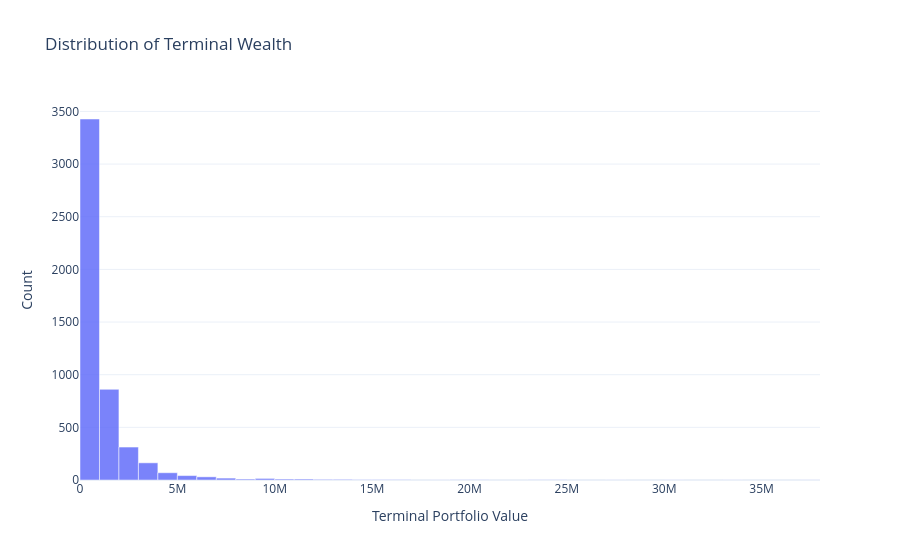
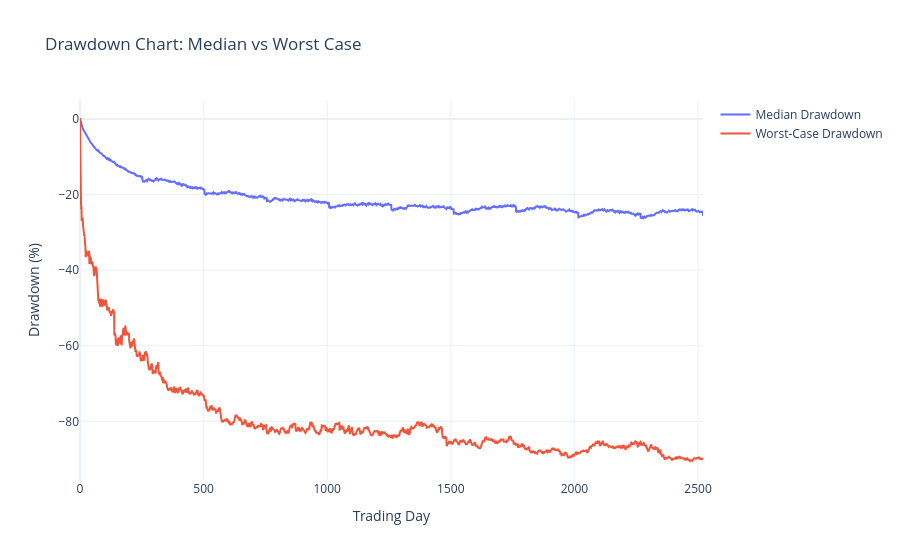

Notebook source saved alongside these figures, in order:
### Markdown cell above
## Visual Diagnostics

Run this cell after the simulation cell to inspect path behavior and tail outcomes.

### Code cell
import numpy as np
import pandas as pd

from visuals import (
    plot_drawdown_chart,
    plot_spaghetti_paths,
    plot_terminal_wealth_distribution,
)

wealth_paths = result.portfolio.wealth_paths
terminal = wealth_paths[:, -1]

terminal_summary = pd.Series(
    {
        "min": float(np.min(terminal)),
        "p5": float(np.quantile(terminal, 0.05)),
        "median": float(np.median(terminal)),
        "mean": float(np.mean(terminal)),
        "p95": float(np.quantile(terminal, 0.95)),
        "max": float(np.max(terminal)),
    },
    name="TerminalWealth",
)

display(terminal_summary.to_frame())

fig_spaghetti = plot_spaghetti_paths(
    wealth_paths=wealth_paths,
    n_sample=100,
    seed=42,
    normalize_to_1=True,
    title="Monte Carlo Spaghetti Plot (Normalized)",
)

fig_terminal = plot_terminal_wealth_distribution(
    wealth_paths=wealth_paths,
    bins=60,
    title="Distribution of Terminal Wealth",
)

fig_drawdown = plot_drawdown_chart(
    wealth_paths=wealth_paths,
    drawdowns=result.metrics.drawdowns,
    title="Drawdown Chart: Median vs Worst Case",
)

fig_spaghetti.show()
fig_terminal.show()
fig_drawdown.show()

### Figure 1 — Plotly figure (JSON) as saved in the notebook; plotly's stock layout.template omitted (floating-point values rounded to 4 significant figures; data arrays with more than 128 entries replaced by an {"elided": "..."} marker saying what was removed)
{"data": [{"marker": {"line": {"color": "white", "width": 0.5}}, "nbinsx": 60, "opacity": 0.85, "type": "histogram", "x": {"elided": "5000 float values"}}], "layout": {"title": {"text": "Distribution of Terminal Wealth"}, "xaxis": {"title": {"text": "Terminal Portfolio Value"}}, "yaxis": {"title": {"text": "Count"}}}}

### Figure 2 — Plotly figure (JSON) as saved in the notebook; plotly's stock layout.template omitted (floating-point values rounded to 4 significant figures; data arrays with more than 128 entries replaced by an {"elided": "..."} marker saying what was removed)
{"data": [{"hovertemplate": "Day %{x}<br>Median DD %{y:.2f}%<extra></extra>", "line": {"width": 2}, "mode": "lines", "name": "Median Drawdown", "type": "scatter", "x": {"elided": "2521 int values"}, "y": {"elided": "2521 float values"}}, {"hovertemplate": "Day %{x}<br>Worst DD %{y:.2f}%<extra></extra>", "line": {"width": 2}, "mode": "lines", "name": "Worst-Case Drawdown", "type": "scatter", "x": {"elided": "2521 int values"}, "y": {"elided": "2521 float values"}}], "layout": {"title": {"text": "Drawdown Chart: Median vs Worst Case"}, "xaxis": {"title": {"text": "Trading Day"}}, "yaxis": {"title": {"text": "Drawdown (%)"}}}}
